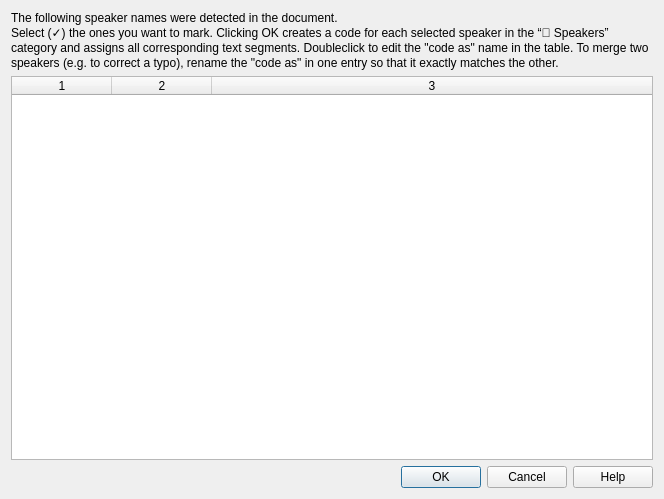
<?xml version="1.0" encoding="UTF-8"?>
<ui version="4.0">
 <class>Dialog_speakers</class>
 <widget class="QDialog" name="Dialog_speakers">
  <property name="geometry">
   <rect>
    <x>0</x>
    <y>0</y>
    <width>664</width>
    <height>499</height>
   </rect>
  </property>
  <property name="windowTitle">
   <string>Mark Speakers</string>
  </property>
  <layout class="QVBoxLayout" name="verticalLayout">
   <item>
    <widget class="QLabel" name="label">
     <property name="sizePolicy">
      <sizepolicy hsizetype="Preferred" vsizetype="Minimum">
       <horstretch>0</horstretch>
       <verstretch>0</verstretch>
      </sizepolicy>
     </property>
     <property name="minimumSize">
      <size>
       <width>0</width>
       <height>50</height>
      </size>
     </property>
     <property name="maximumSize">
      <size>
       <width>16777215</width>
       <height>500</height>
      </size>
     </property>
     <property name="text">
      <string>The following speaker names were detected in the document. 
Select (✓) the ones you want to mark. Clicking OK creates a code for each selected speaker in the “📌 Speakers” category and assigns all corresponding text segments. Doubleclick to edit the &quot;code as&quot; name in the table. To merge two speakers (e.g. to correct a typo), rename the &quot;code as&quot; in one entry so that it exactly matches the other.</string>
     </property>
     <property name="wordWrap">
      <bool>true</bool>
     </property>
    </widget>
   </item>
   <item>
    <widget class="QTableWidget" name="tableWidget">
     <property name="toolTip">
      <string>Doubleclick a &quot;coded as&quot; name to edit</string>
     </property>
     <property name="horizontalScrollBarPolicy">
      <enum>Qt::ScrollBarAlwaysOff</enum>
     </property>
     <property name="selectionBehavior">
      <enum>QAbstractItemView::SelectItems</enum>
     </property>
     <property name="wordWrap">
      <bool>false</bool>
     </property>
     <property name="columnCount">
      <number>3</number>
     </property>
     <attribute name="horizontalHeaderCascadingSectionResizes">
      <bool>false</bool>
     </attribute>
     <attribute name="horizontalHeaderStretchLastSection">
      <bool>true</bool>
     </attribute>
     <attribute name="verticalHeaderVisible">
      <bool>false</bool>
     </attribute>
     <column/>
     <column/>
     <column/>
    </widget>
   </item>
   <item>
    <widget class="QDialogButtonBox" name="buttonBox">
     <property name="orientation">
      <enum>Qt::Horizontal</enum>
     </property>
     <property name="standardButtons">
      <set>QDialogButtonBox::Cancel|QDialogButtonBox::Help|QDialogButtonBox::Ok</set>
     </property>
    </widget>
   </item>
  </layout>
 </widget>
 <resources/>
 <connections>
  <connection>
   <sender>buttonBox</sender>
   <signal>accepted()</signal>
   <receiver>Dialog_speakers</receiver>
   <slot>accept()</slot>
   <hints>
    <hint type="sourcelabel">
     <x>248</x>
     <y>254</y>
    </hint>
    <hint type="destinationlabel">
     <x>157</x>
     <y>274</y>
    </hint>
   </hints>
  </connection>
  <connection>
   <sender>buttonBox</sender>
   <signal>rejected()</signal>
   <receiver>Dialog_speakers</receiver>
   <slot>reject()</slot>
   <hints>
    <hint type="sourcelabel">
     <x>316</x>
     <y>260</y>
    </hint>
    <hint type="destinationlabel">
     <x>286</x>
     <y>274</y>
    </hint>
   </hints>
  </connection>
 </connections>
</ui>
